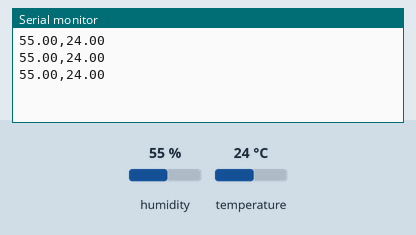
Simulated run of this sketch. Board: Arduino Uno, built with avr-gcc and run on an emulated ATmega328P. Shown: the last lines printed to the serial monitor. The inputs (shaded band) are chosen by the test bench; at power-on: humidity 55 %, temperature 24 °C.

Above: at 3.8 s.
3.9 s: humidity set to 22 %
At 5.6 s:
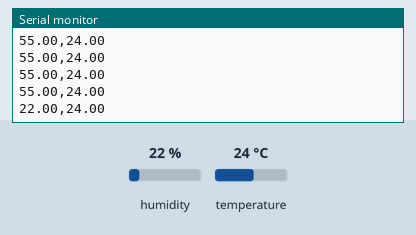
6.7 s: temperature set to 12 °C
At 7.4 s:
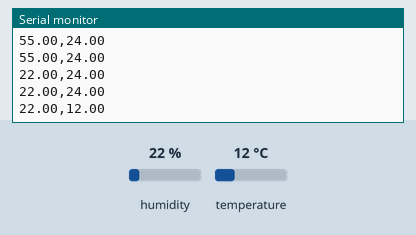
9.5 s: humidity set to 40 %
At 10.8 s:
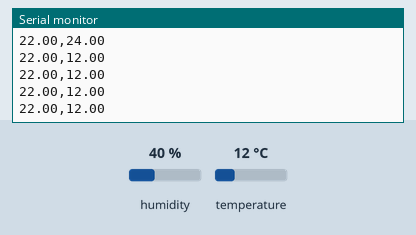
Timing chart, 0 to 12.5 s (numbered marks = the images above; inputs shaded):
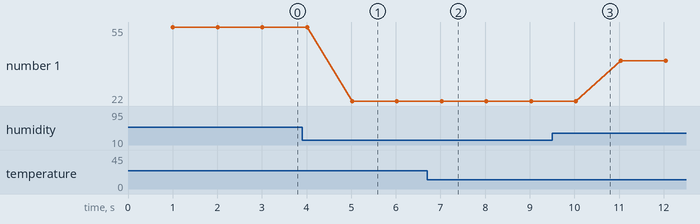

Measured:
- after the input at 3.9 s, the serial monitor: prints a new line after 1.1 s (image 1)
- after the input at 6.7 s, the serial monitor: prints a new line after 0.33 s (image 2)
- plotted number 1: 55 → 22 after the input at 3.9 s, 22 → 40 after the input at 9.5 s

The sketch:

weather_app.ino
```cpp
#include "DHT.h"
//DHT library

#define DHTPIN 17
//You can change the GPIO pin depending on your setup
#define DHTTYPE DHT22

//#define DHTTYPE DHT11
//Use this line of code and delete the #define DHTTYPE DHT22 if you are using a DHT11.

DHT dht(DHTPIN, DHTTYPE);

void setup() {
  Serial.begin(9600);
  dht.begin();
}

void loop() {
  delay(1000); //How often the measurements will be sent

  float h = dht.readHumidity();
  float t = dht.readTemperature();

  if (!isnan(h) && !isnan(t)) {
    // Send data as "humidity,temperature" with a comma separator
    Serial.print(h);
    Serial.print(",");
    Serial.println(t);
  } else {
    Serial.println("Failed to read sensor data");
    //If you get this error message check the wiring and make sure that it is the same as the one in the GitHub diagram
  }
}
```
